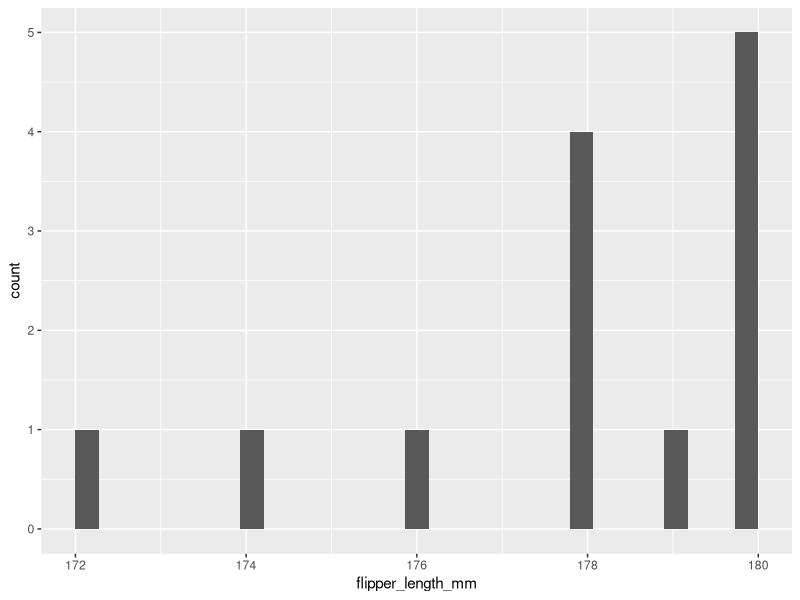
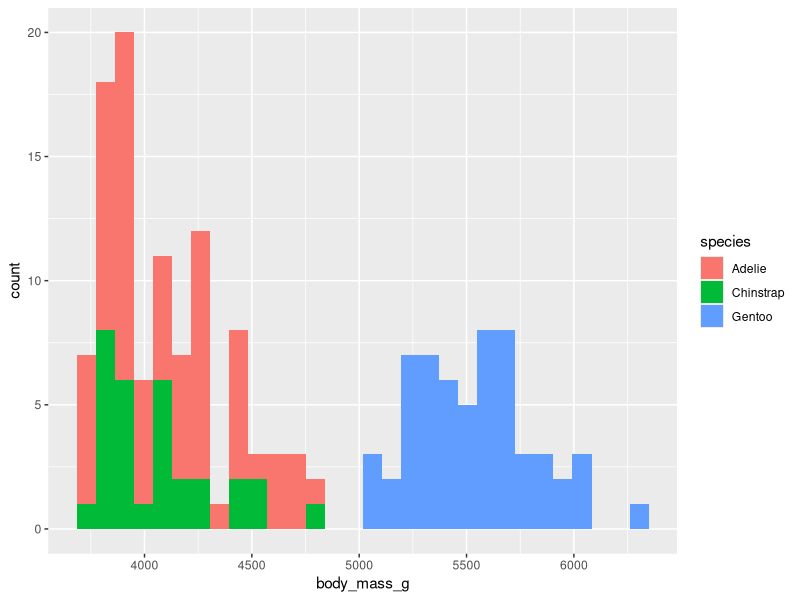
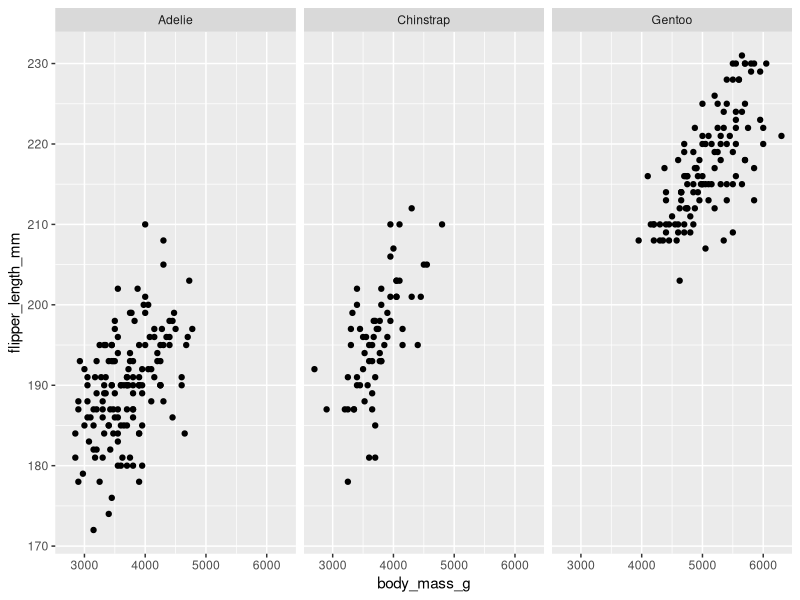
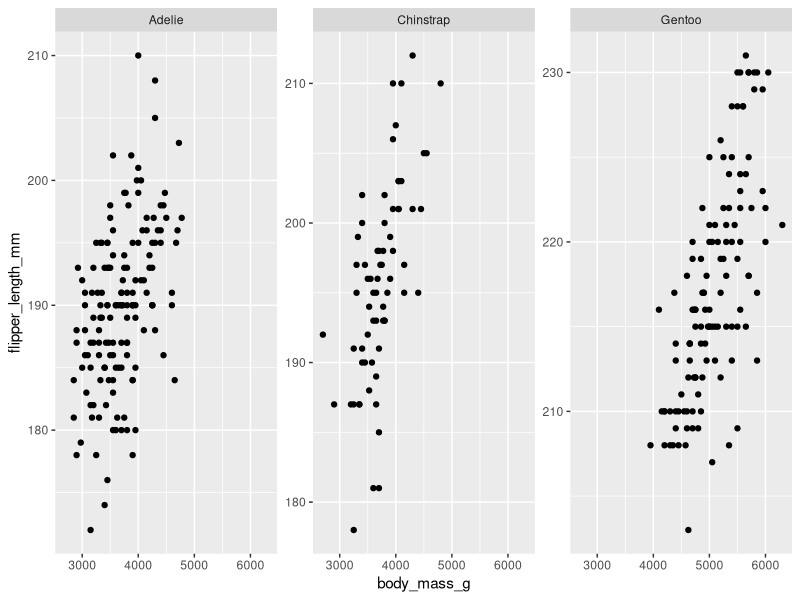
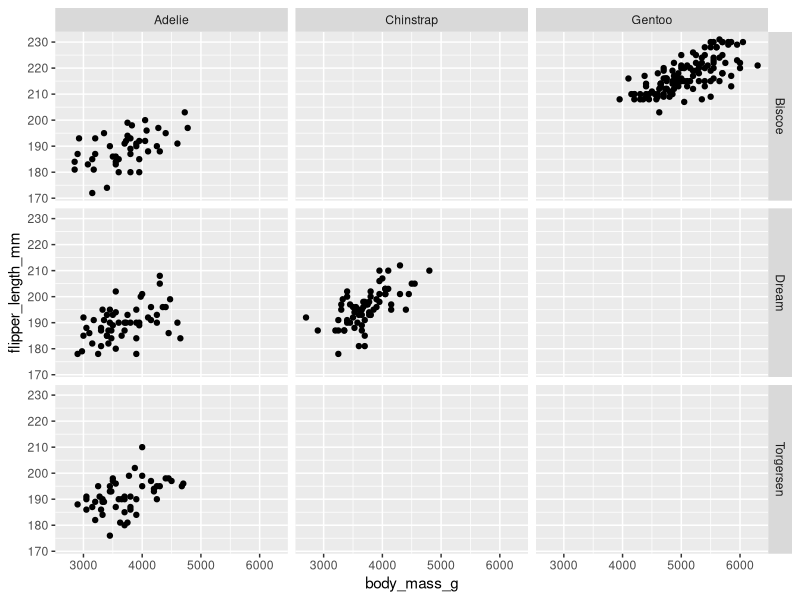
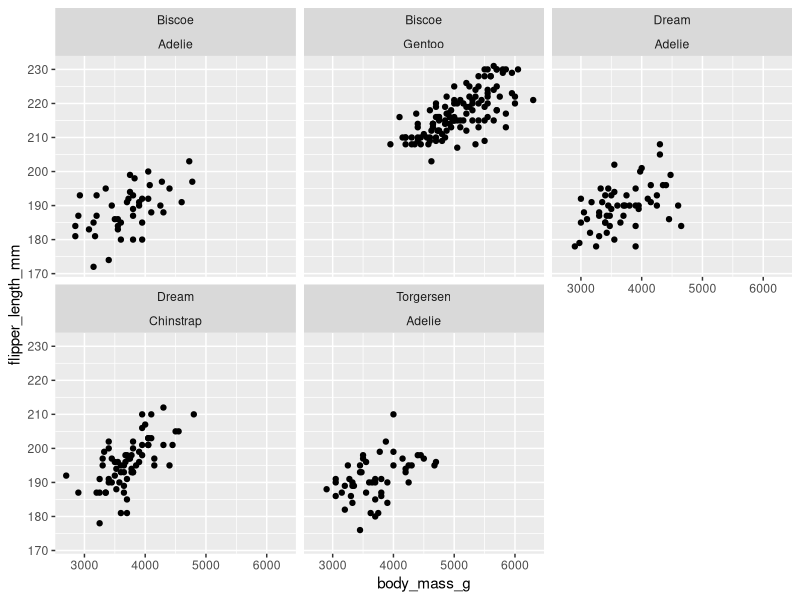
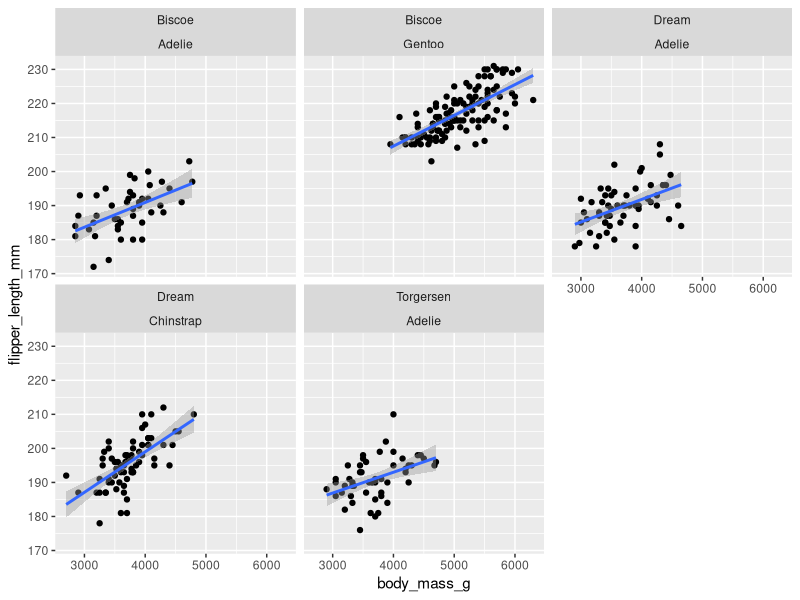
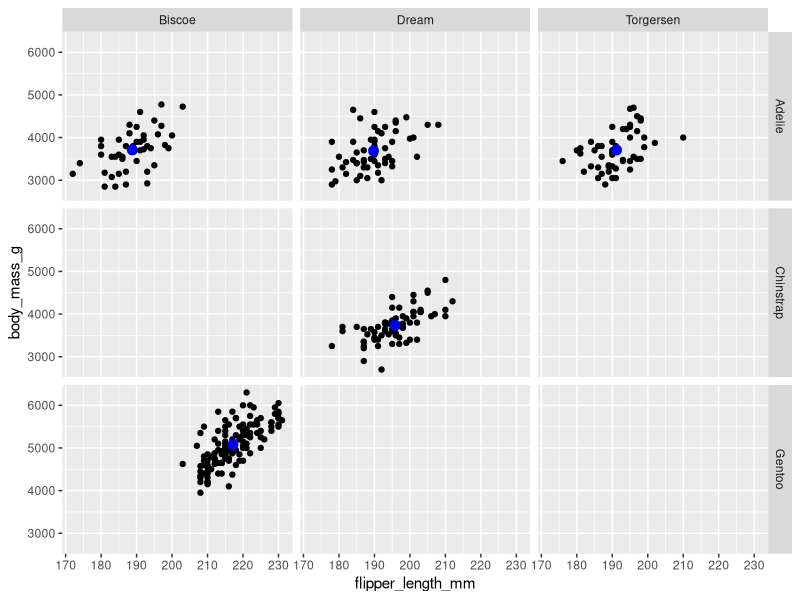

Generate these figures, in order, with R:
## ---- chunk 1
knitr::opts_chunk$set(echo = TRUE)
library(tidyverse)
library(palmerpenguins)
library(readxl)
## ---- chunk 2
penguins %>% filter(species == "Adelie" & island == "Biscoe")
## ---- chunk 3
penguins %>% filter(species == "Adelie" | island == "Biscoe")

## ---- chunk 4
penguins %>% filter(!(flipper_length_mm  > 180)) %>%
  ggplot(aes(x=flipper_length_mm)) + geom_histogram()
## ---- chunk 5
penguins %>% mutate(bill_flipper_ratio = bill_length_mm / flipper_length_mm)
## ---- chunk 6
penguins %>% mutate(bill_flipper_ratio_max = max(bill_length_mm / flipper_length_mm, na.rm=TRUE))

## ---- chunk 7
penguins %>% mutate(bill_flipper_ratio_scaled = (bill_length_mm / flipper_length_mm) / max(bill_length_mm / flipper_length_mm, na.rm=TRUE))

## ---- chunk 8
penguins %>% summarize(count = n())
## ---- chunk 9
penguins %>% summarize(min_bm = min(body_mass_g, na.rm=TRUE),
                       max_bm = max(body_mass_g, na.rm=TRUE),
                       mean_bm = mean(body_mass_g, na.rm=TRUE)
                       )

## ---- chunk 10
penguins %>% group_by(species, island) %>% summarize(count = n(),
                                             min_bm = min(body_mass_g, na.rm=TRUE),
                                             mean_bm = mean(body_mass_g, na.rm=TRUE)
                                             )
## ---- chunk 11
penguins %>% group_by(species) %>%
  mutate(bm_max = max(body_mass_g, na.rm=TRUE),
         bm_scaled = body_mass_g / max(body_mass_g, na.rm=TRUE))
## ---- chunk 12
penguins %>% group_by(species) %>%  filter( body_mass_g > mean(body_mass_g, na.rm=TRUE)) %>%
  ggplot(aes(x=body_mass_g, fill=species))  + geom_histogram()
## ---- chunk 13
penguins %>% group_by(sex, species, island) %>%
  filter(body_mass_g == max(body_mass_g, na.rm=TRUE)) %>%
  select(species, island, sex, body_mass_g, flipper_length_mm) %>% 
  arrange(-body_mass_g)
## ---- chunk 14
penguins %>% ggplot(aes(x= body_mass_g, y = flipper_length_mm)) + geom_point() +
  facet_wrap( ~ species)
## ---- chunk 15
penguins %>% ggplot(aes(x= body_mass_g, y = flipper_length_mm)) + geom_point() +
  facet_wrap( ~ species, scales="free_y")
## ---- chunk 16
penguins %>% ggplot(aes(x= body_mass_g, y = flipper_length_mm)) + geom_point() +
  facet_grid( island ~ species) # , scales="free_y")

## ---- chunk 17
penguins %>% ggplot(aes(x= body_mass_g, y = flipper_length_mm)) + geom_point() +
  facet_wrap( ~ island + species) # , scales="free_y")
## ---- chunk 18
penguins %>% ggplot(aes(x= body_mass_g, y = flipper_length_mm)) + geom_point() +
  facet_wrap( ~ island + species) + #  scales="free")  + 
  geom_smooth(method = "lm")
## ---- chunk 19
penguins %>%
  group_by(species, island) %>%
  mutate(mean_flipper = mean(flipper_length_mm, na.rm=TRUE),
         mean_body = mean(body_mass_g, na.rm=TRUE)) %>%
  ggplot(aes(flipper_length_mm, body_mass_g)) + 
  geom_point() + 
  stat_unique(aes(x=mean_flipper, y = mean_body), col="blue", size=3) +
  facet_grid(species ~ island) 

## ---- chunk 20
penguins %>% ggplot(aes(flipper_length_mm, body_mass_g)) + 
  geom_point() + 
  geom_point(aes(x = mean(flipper_length_mm, na.rm=TRUE), 
                 y = mean(body_mass_g, na.rm=TRUE)),
             color="blue", size = 3, alpha = 0.5) + 
  facet_grid(species ~ island) 
## ---- chunk 21
dt1 <- read_excel("file.xlsx")
dt2 <- read_csv("file.csv")
dt2
